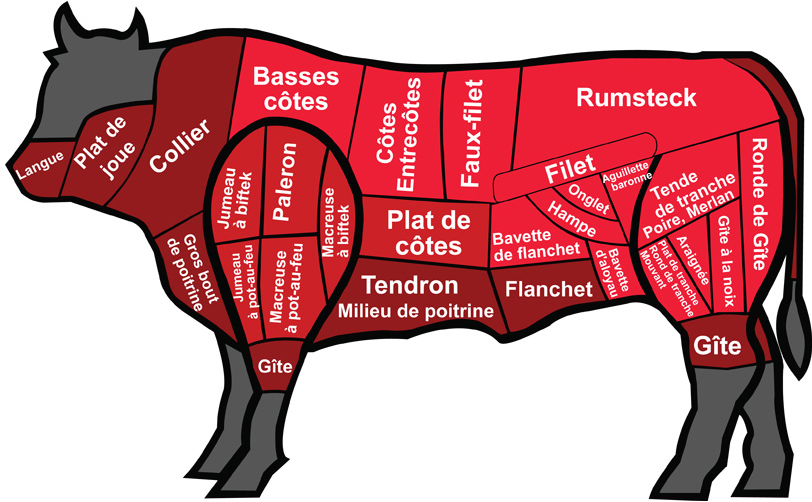
#> input picture img/boeuf.png, 812 x 502 px; the run also reads 2 pictures not shown here
$ python zones.py
#> lines starting #> are read from the running program, lines starting #| are printed output that depends on the picture; after the words box and inside, x2 and y2 are one past the last pixel; in counts of white or black regions, pixels touching at a corner belong together
# Génère les zones cliquables (chemins SVG) de chaque planche à partir des images sources.
#
# Principe : chaque pièce est une région colorée délimitée par des traits. On repère la
# composante connexe qui contient un point « graine » de la pièce, on lui ajoute les
# éventuels polygones dessinés à la main (zones non fermées sur la planche), on la fait
# grossir de quelques pixels pour couvrir les traits de séparation, on bouche les trous
# laissés par le texte, puis on vectorise le contour.
#
# Usage : python outils/zones.py   -> outils/cache/etiquettes_<animal>.npz (carte des pièces de chaque planche,
#          reportée ensuite sur les modèles 3D par outils/modeles3d.py) + outils/controle/<animal>.png
import json
import os
import sys

import cv2
import numpy as np

RACINE = os.path.dirname(os.path.dirname(os.path.abspath(__file__)))
SOURCES = os.path.join(RACINE, "sources")
APP = os.path.join(RACINE, "app")
CONTROLE = os.path.join(RACINE, "outils", "controle")
CACHE = os.path.join(RACINE, "outils", "cache")

# Graines = points (x, y) en pixels de l'image source, à l'intérieur de chaque pièce.
# Plusieurs graines = une pièce dessinée en plusieurs morceaux (texte qui coupe la zone, etc.).
PLANCHES = {
    "boeuf": {
        "source": "boeuf.png", "image": "boeuf.png", "mode": "rouge", "fermeture": 3, "croissance": 4,
        "graines": {
            "langue": [(48, 183)], "plat-de-joue": [(92, 184)], "collier": [(196, 82)],
            "gros-bout-de-poitrine": [(216, 312)], "basses-cotes": [(337, 120)],
            "cotes-entrecotes": [(380, 87)], "faux-filet": [(499, 88)], "rumsteck": [(551, 123)],
            "filet": [(526, 180)], "onglet": [(592, 186), (563, 189)], "aiguillette-baronne": [(623, 199)],
            "hampe": [(605, 230)], "bavette-de-flanchet": [(517, 216)], "bavette-d-aloyau": [(634, 288)],
            "flanchet": [(520, 312)], "plat-de-cotes": [(378, 240)], "tendron": [(474, 287)],
            "jumeau-a-bifteck": [(247, 157)], "paleron": [(301, 213)], "macreuse-a-bifteck": [(334, 266)],
            "jumeau-a-pot-au-feu": [(252, 326)], "macreuse-a-pot-au-feu": [(311, 301)],
            "gite-avant": [(285, 351)], "tende-de-tranche": [(718, 158)],
            "tranche-grasse": [(665, 261), (666, 296)], "araignee": [(696, 234), (705, 289)],
            "gite-a-la-noix": [(732, 210)], "rond-de-gite": [(772, 199)],
            "gite-arriere": [(732, 327), (759, 332)],
        },
        "manuel": {},
    },
    "veau": {
        "source": "veau.png", "image": "veau.png", "mode": "blanc", "fermeture": 3, "croissance": 3,
        "graines": {
            "quasi": [(150, 159)], "longe": [(268, 117)], "cote-premiere": [(312, 210)],
            "cote-seconde": [(430, 114)], "cote-decouverte": [(552, 89)], "collier": [(589, 131)],
            "epaule": [(492, 318)], "noix": [(116, 309)], "filet": [(235, 250)],
            "flanchet": [(246, 346)], "tendron": [(302, 341)], "poitrine": [(387, 344), (606, 351)],
            "jarret-arriere": [(71, 374)], "jarret-avant": [(504, 410)],
        },
        "manuel": {},
        # La planche d'origine montre la longe déjà surlignée en rouge : on la repeint en blanc
        # pour qu'aucune pièce ne paraisse sélectionnée avant le clic.
        "repeindre": "longe",
    },
    "porc": {
        "source": "porc.jpeg", "image": "porc.jpg", "mode": "rose", "fermeture": 3, "croissance": 4,
        "graines": {
            "jambon": [(190, 249)], "pointe-de-filet": [(191, 172)], "cotes-de-filet": [(256, 162)],
            "filet": [(258, 192)], "carre-de-cotes": [(309, 179), (302, 209), (331, 179)],
            "echine": [(386, 183)], "palette": [(384, 214)], "epaule": [(375, 242)],
            # (293, 257) : petite zone sans nom sous le travers, rattachée à la poitrine (hypothèse).
            "poitrine": [(247, 283), (293, 257)], "plat-de-cotes": [(267, 229)], "travers": [(297, 231)],
            "jarret-arriere": [(189, 287)], "jarret-avant": [(340, 288)],
            "pied": [(152, 331), (194, 327), (344, 324), (306, 324)], "tete": [(425, 239)],
        },
        # La queue en tire-bouchon est trop fine pour être détectée : cercle posé à la main.
        "manuel": {"queue": [[(96, 170), (104, 164), (114, 164), (121, 171), (123, 181), (119, 190),
                              (127, 193), (125, 199), (113, 197), (102, 193), (95, 185), (94, 177)]]},
    },
    "agneau": {
        "source": "agneau.jpeg", "image": "agneau.jpg", "mode": "clair", "fermeture": 5, "croissance": 5,
        "graines": {
            "gigot": [(93, 63), (47, 72)], "selle": [(91, 28)], "filet": [(153, 55)], "carre": [(190, 63)],
            "epaule": [(240, 131)], "poitrine": [(175, 141)], "collet": [(308, 168)], "tete": [(340, 230)],
        },
        # Zones dont les pointillés ne se referment pas sur la gravure : tracées à la main.
        "manuel": {
            # Pattes hachurées : la souris (bas du gigot) et le jarret avant (bas de l'épaule).
            "gigot": [[(50, 106), (68, 108), (84, 135), (82, 175), (80, 214), (56, 214), (54, 175), (49, 140)]],
            "epaule": [[(238, 158), (262, 150), (277, 163), (272, 209), (248, 209), (240, 188)]],
            "haut-de-cotelettes":[[(174, 76), (217, 80), (210, 92), (203, 111), (172, 111), (171, 92)]],
            "pieds": [
                [(57, 217), (79, 217), (81, 234), (90, 249), (72, 256), (60, 246)],
                [(99, 214), (119, 212), (126, 234), (146, 250), (130, 258), (110, 246)],
                [(203, 209), (223, 209), (226, 235), (236, 252), (213, 258), (205, 240)],
                [(248, 211), (269, 213), (281, 232), (300, 245), (285, 253), (262, 241)],
            ],
        },
    },
}


def lire(chemin):
    im = cv2.imdecode(np.fromfile(chemin, np.uint8), cv2.IMREAD_UNCHANGED)
    alpha = im[:, :, 3] if im.ndim == 3 and im.shape[2] == 4 else None
    if alpha is not None:
        a = alpha[:, :, None] / 255.0
        plat = (im[:, :, :3] * a + 255 * (1 - a)).astype(np.uint8)
    else:
        plat = im[:, :, :3]
    return im, plat, alpha


def masques(plat, alpha, mode):
    b, g, r = [plat[:, :, i].astype(int) for i in range(3)]
    if mode == "rouge":
        interieur = (r - np.maximum(g, b)) > 60
        silhouette = interieur | (np.minimum(np.minimum(r, g), b) > 200)
        if alpha is not None:
            silhouette &= alpha > 0
    elif mode == "blanc":
        interieur = (np.minimum(np.minimum(r, g), b) > 200) | ((r - np.maximum(g, b)) > 60)
        silhouette = alpha > 0
    elif mode == "rose":
        interieur = (r > 200) & (g < 196) & (r - g > 40)
        silhouette = (r - g) > 12
    elif mode == "clair":
        interieur = np.minimum(np.minimum(r, g), b) > 140
        k = cv2.morphologyEx(interieur.astype(np.uint8), cv2.MORPH_CLOSE, np.ones((9, 9), np.uint8))
        silhouette = remplir_trous(k.astype(bool))
    else:
        raise ValueError(mode)
    return interieur.astype(np.uint8), silhouette


def remplir_trous(m):
    m8 = m.astype(np.uint8) * 255
    h, w = m8.shape
    f = m8.copy()
    cv2.floodFill(f, np.zeros((h + 2, w + 2), np.uint8), (0, 0), 255)
    return m | (f == 0)


def graine_vers_composante(lab, x, y, rayon=8):
    if lab[y, x]:
        return lab[y, x]
    for r in range(1, rayon + 1):
        zone = lab[max(0, y - r):y + r + 1, max(0, x - r):x + r + 1]
        nz = zone[zone > 0]
        if nz.size:
            return np.bincount(nz).argmax()
    raise RuntimeError(f"graine ({x},{y}) hors de toute zone")


def chemin_svg(masque):
    m8 = masque.astype(np.uint8) * 255
    contours, _ = cv2.findContours(m8, cv2.RETR_CCOMP, cv2.CHAIN_APPROX_NONE)
    morceaux = []
    for c in contours:
        if cv2.contourArea(c) < 12:
            continue
        a = cv2.approxPolyDP(c, 0.8, True).reshape(-1, 2)
        if len(a) < 3:
            continue
        morceaux.append("M" + "L".join(f"{x},{y}" for x, y in a) + "Z")
    return "".join(morceaux)


def traiter(nom, cfg):
    im, plat, alpha = lire(os.path.join(SOURCES, cfg["source"]))
    h, w = plat.shape[:2]
    interieur, silhouette = masques(plat, alpha, cfg["mode"])
    k = cfg["fermeture"]
    erode = cv2.erode(interieur, np.ones((k, k), np.uint8)) if k else interieur
    n, lab, stats, _ = cv2.connectedComponentsWithStats(erode, connectivity=4)

    ids = list(cfg["graines"]) + [p for p in cfg["manuel"] if p not in cfg["graines"]]
    L = np.full((h, w), -1, np.int32)
    deja = {}
    for i, piece in enumerate(ids):
        for (x, y) in cfg["graines"].get(piece, []):
            comp = graine_vers_composante(lab, x, y)
            if stats[comp, cv2.CC_STAT_AREA] > 0.25 * w * h:
                raise RuntimeError(f"{nom}/{piece}: la graine ({x},{y}) tombe dans le fond")
            if comp in deja and deja[comp] != piece:
                raise RuntimeError(f"{nom}: {piece} et {deja[comp]} partagent la même zone")
            deja[comp] = piece
            L[lab == comp] = i
    for piece, polys in cfg["manuel"].items():
        i = ids.index(piece)
        for p in polys:
            tmp = np.zeros((h, w), np.uint8)
            cv2.fillPoly(tmp, [np.array(p, np.int32)], 1)
            L[(tmp > 0) & silhouette] = i

    # Croissance : couvre les traits de séparation (sans déborder de la silhouette).
    noyau = np.ones((3, 3), np.uint8)
    for _ in range(cfg["croissance"]):
        libre = (L == -1) & silhouette
        if not libre.any():
            break
        ajout = np.full((h, w), -1, np.int32)
        for i in range(len(ids)):
            d = cv2.dilate((L == i).astype(np.uint8), noyau).astype(bool) & libre & (ajout == -1)
            ajout[d] = i
        L = np.where(ajout >= 0, ajout, L)

    # Petits morceaux de couleur isolés par le texte (ex. entre deux mots) : rattachés à la
    # pièce qui les borde le plus. Un morceau qui ne touche aucune pièce (ex. la queue) reste libre.
    nr, lr = cv2.connectedComponents(((interieur > 0) & (L == -1)).astype(np.uint8), connectivity=4)
    for t in range(1, nr):
        zone = lr == t
        if zone.sum() > 0.004 * w * h or not silhouette[zone].all():
            continue  # fond de l'image ou grande zone sans nom : on n'y touche pas
        anneau = cv2.dilate(zone.astype(np.uint8), np.ones((5, 5), np.uint8)).astype(bool) & ~zone
        voisins = L[anneau]
        voisins = voisins[voisins >= 0]
        if voisins.size:
            L[zone] = np.bincount(voisins).argmax()

    # Trous laissés par le texte : bouchés s'ils ne contiennent aucune autre pièce.
    for i in range(len(ids)):
        m = L == i
        plein = remplir_trous(m)
        trous = (plein & ~m).astype(np.uint8)
        nt, lt = cv2.connectedComponents(trous, connectivity=4)
        for t in range(1, nt):
            zone = lt == t
            if not ((L[zone] >= 0) & (L[zone] != i)).any():
                L[zone] = i

    zones = {}
    for i, piece in enumerate(ids):
        m = L == i
        if m.sum() < 30:
            raise RuntimeError(f"{nom}/{piece}: zone vide")
        d = cv2.distanceTransform(m.astype(np.uint8), cv2.DIST_L2, 3)
        cy, cx = np.unravel_index(np.argmax(d), d.shape)
        zones[piece] = {"d": chemin_svg(m), "centre": [int(cx), int(cy)], "aire": int(m.sum())}

    # Image publiée dans l'appli (avec repeinture éventuelle).
    sortie = im.copy()
    if cfg.get("repeindre"):
        i = ids.index(cfg["repeindre"])
        zone = cv2.dilate((L == i).astype(np.uint8), noyau, iterations=2).astype(bool)
        b, g, r = [sortie[:, :, c].astype(float) for c in range(3)]
        clair = (r > 150) & zone
        t = np.clip((g - 30) / 225.0, 0, 1)
        gris = (255 * (1 - t)).astype(np.uint8)
        for c in range(3):
            canal = sortie[:, :, c]
            canal[clair] = gris[clair]
    # Carte des pièces de la planche (une étiquette par pixel, -1 = hors pièce) : reprise par
    # modeles3d.py, qui la reporte sur le profil des modèles 3D.
    os.makedirs(CACHE, exist_ok=True)
    np.savez_compressed(os.path.join(CACHE, f"etiquettes_{nom}.npz"), L=L.astype(np.int16), ids=np.array(ids))

    # Image de contrôle : chaque pièce colorée + son identifiant.
    vis = cv2.cvtColor(sortie, cv2.COLOR_BGRA2BGR) if sortie.ndim == 3 and sortie.shape[2] == 4 else sortie.copy()
    if alpha is not None:
        vis = plat.copy()
    rng = np.random.default_rng(7)
    for i, piece in enumerate(ids):
        col = rng.integers(30, 230, 3)
        m = L == i
        vis[m] = (vis[m] * 0.35 + col * 0.65).astype(np.uint8)
    echelle = 3 if w < 450 else 2 if w < 600 else 1.5
    vis = cv2.resize(vis, None, fx=echelle, fy=echelle, interpolation=cv2.INTER_NEAREST)
    for piece, z in zones.items():
        x, y = int(z["centre"][0] * echelle), int(z["centre"][1] * echelle)
        for ep, coul in ((3, (0, 0, 0)), (1, (255, 255, 255))):
            cv2.putText(vis, piece, (x - 4 * len(piece), y + 4), cv2.FONT_HERSHEY_SIMPLEX, 0.42, coul, ep)
    os.makedirs(CONTROLE, exist_ok=True)
    cv2.imencode(".png", vis)[1].tofile(os.path.join(CONTROLE, f"{nom}.png"))

    couverture = (L >= 0).sum() / max(1, silhouette.sum())
    print(f"{nom}: {len(zones)} pièces, couverture silhouette {couverture:.0%}")
    return {"largeur": w, "hauteur": h, "image": f"img/{cfg['image']}", "zones": zones}


def main():
    toutes = {nom: traiter(nom, cfg) for nom, cfg in PLANCHES.items()}
#> in lire, im is the input picture: shape (502, 812, 4); mean B, G, R, A 142.4, 137.5, 200.4, 255
#> in traiter, `n, lab, stats, _ = cv2.connectedComponentsWithStats(erode, connectivit..`:
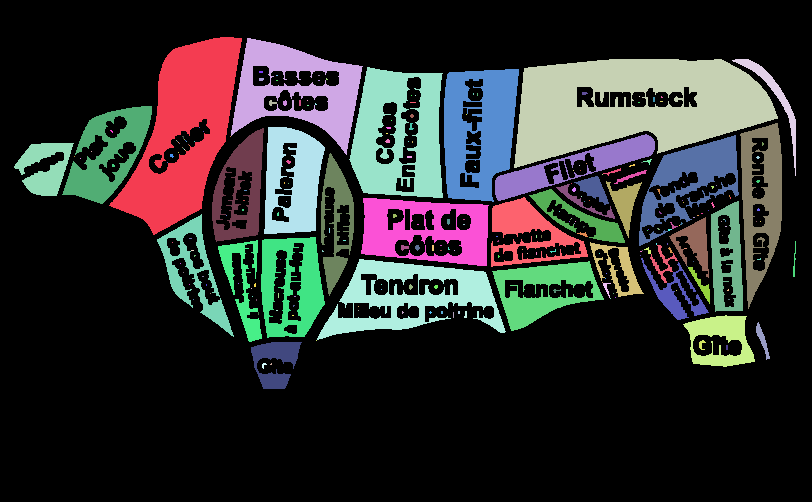
#> lab: shape (502, 812) int32; 250 distinct labels, from 0 to 249; one colour per label, 0 black
#> in traiter, `n, lab, stats, _ = cv2.connectedComponentsWithStats(erode, connectivit..`: n = 250; stats = 250 rows, first 6: [0, 0, 812, 502, 288530], [109, 37, 133, 198, 12654], [231, 38, 132, 117, 6677], [514, 59, 264, 109, 18330], [732, 59, 64, 117, 851], [349, 67, 94, 131, 8035]
#> after the loop in traiter, `for i, piece in enumerate(ids):`: deja = 33 items
#> in traiter, `noyau = np.ones((3, 3), np.uint8)`: noyau = [[1, 1, 1], [1, 1, 1], [1, 1, 1]]
#> in traiter, `nr, lr = cv2.connectedComponents(((interieur > 0) & (L == -1)).astype(..`: nr = 184
#> the loop in traiter, `for t in range(1, nr):` made 183 passes
#> voisins on passes 8, 35, 40: [4, 4, 4, 4, 4, 4, 4, 4, 4, 4, 4, 4, 4, 4, 4, 4], [5, 5, 5, 5, 5, 5, 5, 5, 5, 5, 5, 5, 5, 5, 5, 5], [1, 1, 1, 1, 1, 1, 1, 1, 1, 1, 1, 1, 1, 1, 1, 1]
#> the loop in traiter, `for i in range(len(ids)):` made 29 passes
#> nt on passes 1 to 4: 59, 118, 80, 183
#> after the loop in traiter, `for i in range(len(ids)):`:
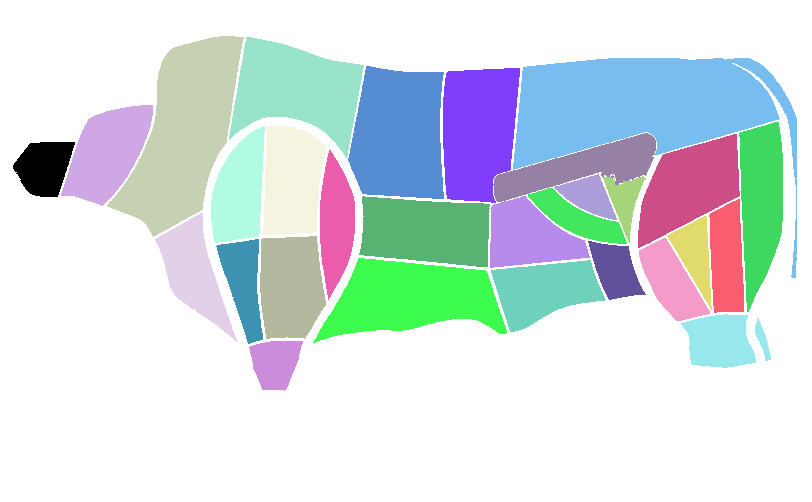
#> L: shape (502, 812) int32; 30 distinct labels, from -1 to 28; one colour per label, 0 black, -1 white
#> after the loop in traiter, `for i in range(len(ids)):`:
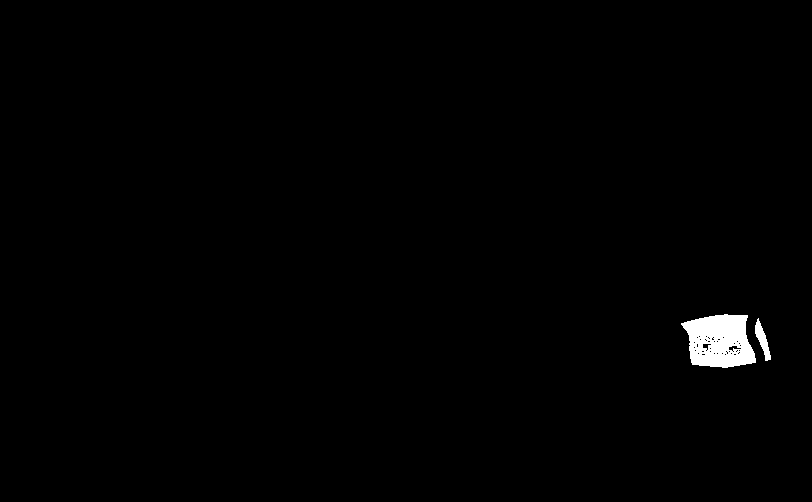
#> m: shape (502, 812) bool; 0.79% white; 2 white regions, box (x1, y1, x2, y2) and area: (681, 314, 756, 368) 2954, (755, 318, 771, 361) 286
#> the loop in traiter, `for i, piece in enumerate(ids):` made 29 passes
#> (cy, cx) on passes 1 to 4: (168, 41), (143, 110), (82, 196), (277, 191)
#> after the loop in traiter, `for i, piece in enumerate(ids):`: zones = 29 items
#> the loop in traiter, `for i, piece in enumerate(ids):` made 29 passes
#> col on passes 1 to 4: [218, 155, 166], [209, 145, 185], [196, 75, 41], [90, 87, 204]
#> the loop in traiter, `for piece, z in zones.items():` made 29 passes
#> (piece, x, y) on passes 1 to 4: ('langue', 61, 252), ('plat-de-joue', 165, 214), ('collier', 294, 123), ('gros-bout-de-poitrine', 286, 415)
#> after the loop in traiter, `for piece, z in zones.items():`:
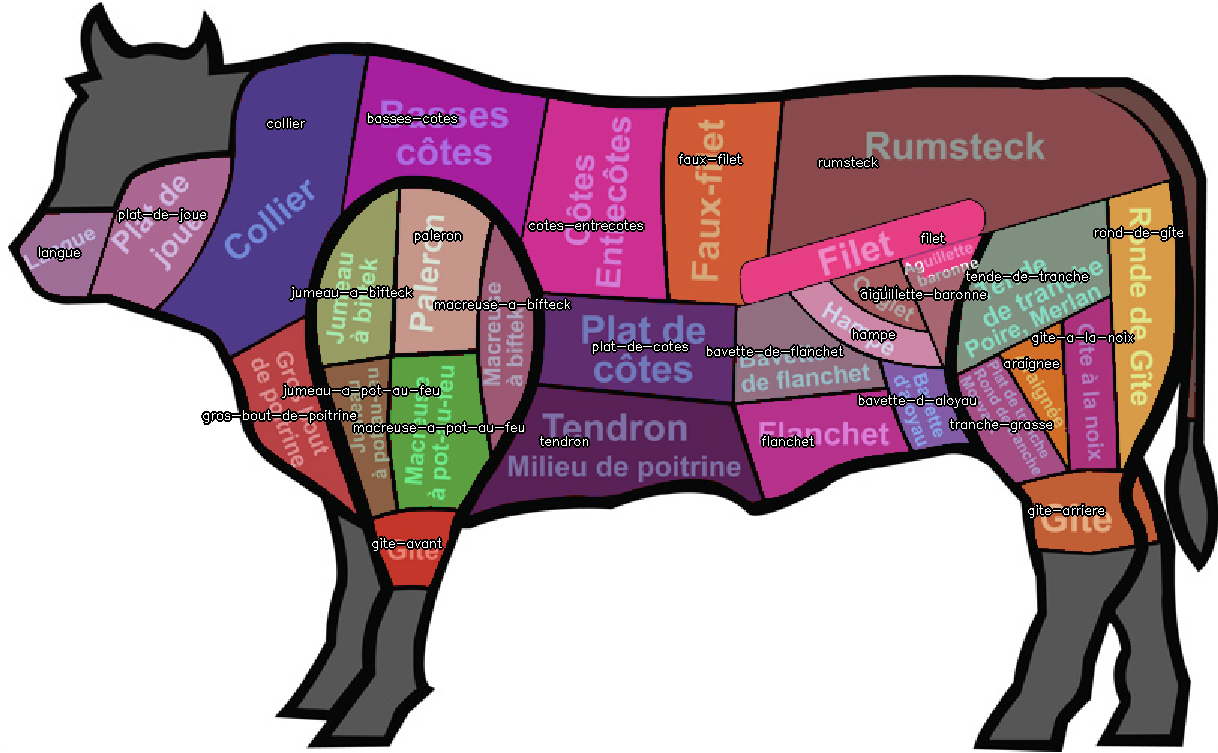
#> vis: shape (753, 1218, 3); mean B, G, R 161.3, 151.4, 176
#> in traiter, `couverture = (L >= 0).sum() / max(1, silhouette.sum())`: couverture = 0.49
#| boeuf: 29 pièces, couverture silhouette 49%
#> call 2 of lire, with chemin = 'sources/veau.png'
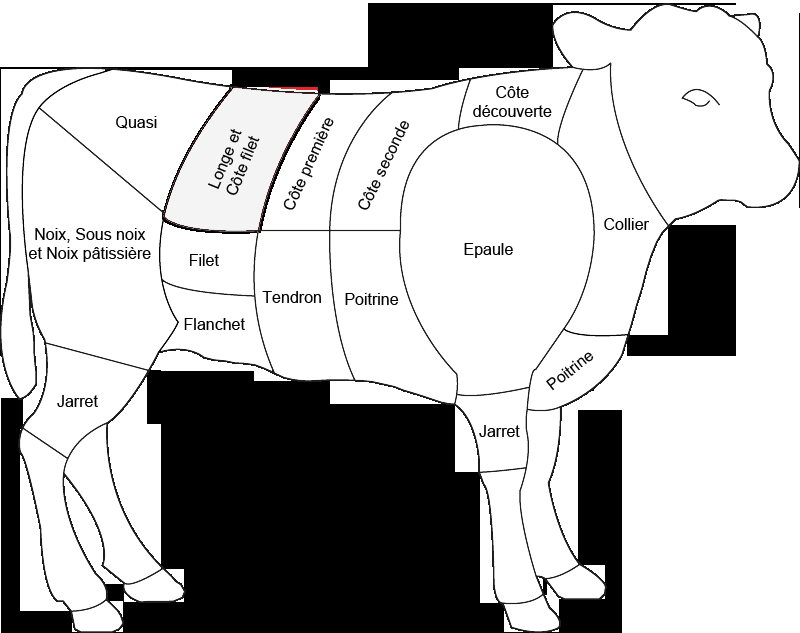
#> input picture img/veau.png, 800 x 633 px
#> in lire, im is the input picture: shape (633, 800, 4); mean B, G, R, A 186.2, 186.3, 186.3, 131
#> call 2 of masques, with mode = 'blanc'
#> in masques (call 2), `b, g, r = [plat[:, :, i].astype(int) for i in range(3)]`:
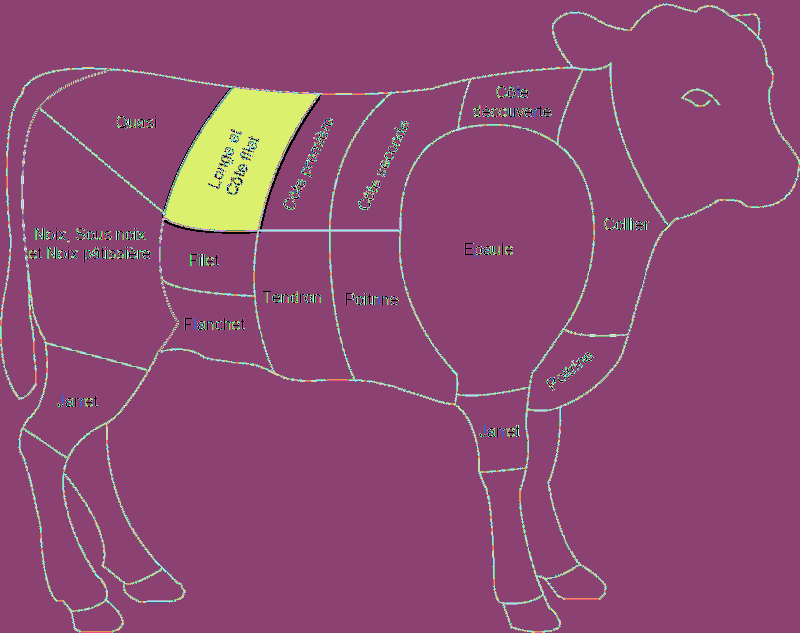
#> r: shape (633, 800) int64; 122 distinct labels, from 0 to 255; one colour per label, 0 black
#> in traiter (call 2), `n, lab, stats, _ = cv2.connectedComponentsWithStats(erode, connectivit..`: n = 85; stats = 85 rows, first 6: [0, 2, 800, 631, 43866], [0, 0, 800, 305, 52669], [555, 6, 242, 216, 30345], [738, 16, 20, 16, 146], [560, 68, 106, 266, 13289], [461, 69, 119, 71, 4101]
#> the loop in traiter (call 2), `for t in range(1, nr):` made 243 passes
#> voisins on passes 27, 34, 35: [0, 0, 0, 0, 0, 0, 0, 0, 0, 0, 0, 0, 0, 0], [3, 3, 3, 3, 3, 3, 3, 3, 3, 3, 3, 3, 3, 3, 3], [3, 3, 3, 3, 3, 3, 3, 3, 3, 3, 3, 3, 3, 3, 3, 3]
#> the loop in traiter (call 2), `for i in range(len(ids)):` made 14 passes
#> nt on passes 1 to 4: 5, 11, 16, 17
#> the loop in traiter (call 2), `for i, piece in enumerate(ids):` made 14 passes
#> (cy, cx) on passes 1 to 4: (126, 143), (182, 224), (194, 301), (168, 376)
#> the loop in traiter (call 2), `for i, piece in enumerate(ids):` made 14 passes
#> the loop in traiter (call 2), `for piece, z in zones.items():` made 14 passes
#> (piece, x, y) on passes 1 to 4: ('quasi', 214, 189), ('longe', 336, 273), ('cote-premiere', 451, 291), ('cote-seconde', 564, 252)
#| veau: 14 pièces, couverture silhouette 73%
#> in traiter (call 3), `n, lab, stats, _ = cv2.connectedComponentsWithStats(erode, connectivit..`: n = 32; stats = 32 rows, first 6: [0, 0, 531, 376, 166864], [208, 145, 62, 34, 1566], [274, 146, 53, 70, 1154], [133, 147, 75, 44, 1805], [324, 151, 13, 43, 276], [339, 151, 57, 52, 998]
#| porc: 16 pièces, couverture silhouette 97%
#> in traiter (call 4), `n, lab, stats, _ = cv2.connectedComponentsWithStats(erode, connectivit..`: n = 52; stats = 52 rows, first 6: [0, 0, 400, 270, 83040], [95, 9, 83, 99, 3763], [67, 13, 33, 31, 357], [178, 26, 122, 92, 2670], [65, 28, 1, 1, 1], [64, 29, 1, 1, 1]
#| agneau: 10 pièces, couverture silhouette 98%
    with open(os.path.join(CACHE, "zones.json"), "w", encoding="utf-8", newline="\n") as f:
        json.dump(toutes, f, ensure_ascii=False)
    return 0


if __name__ == "__main__":
    sys.exit(main())
#> (the program exits here)
